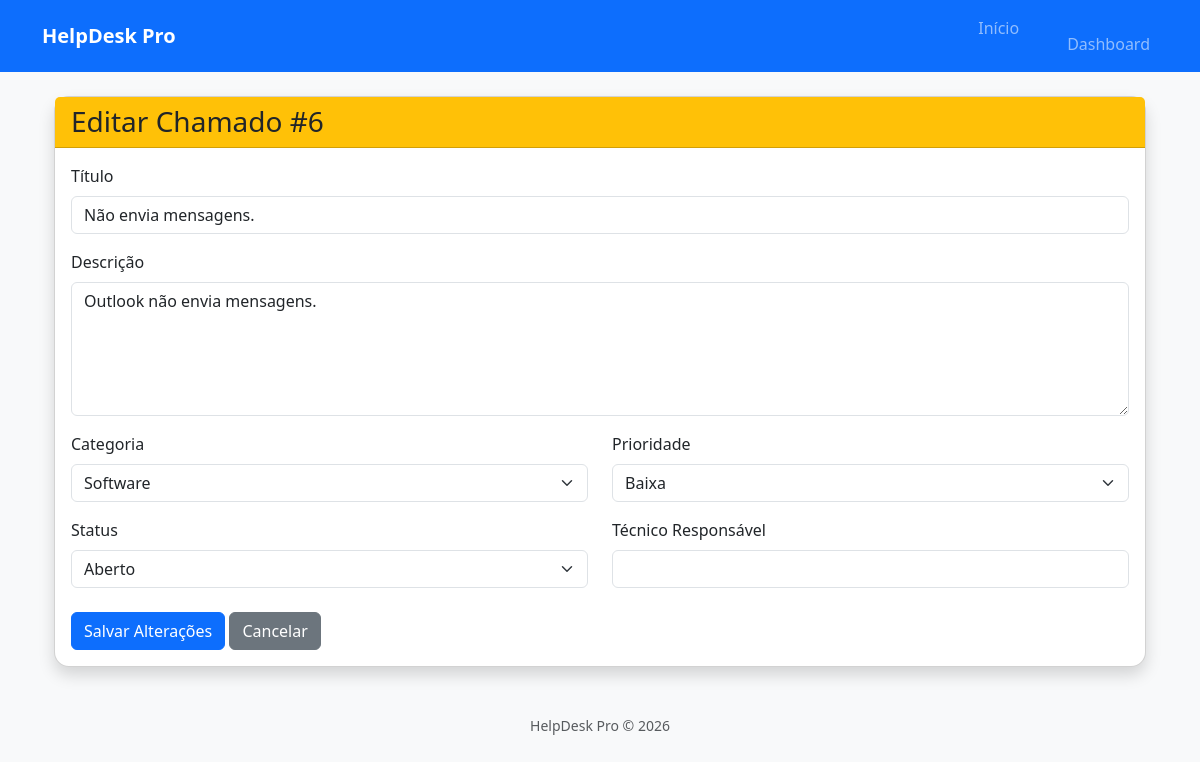
Page /chamados/editar/6 (signed in) on the committed database.
### models/chamado.py (models this page shows)
class Chamado(db.Model):
    __tablename__ = "chamados"
    id = db.Column(db.Integer, primary_key=True)
    titulo = db.Column(db.String(120), nullable=False)
    descricao = db.Column(db.Text, nullable=False)
    categoria = db.Column(db.String(50), nullable=False)
    prioridade = db.Column(db.String(20), nullable=False)
    status = db.Column(
        db.String(20),
        nullable=False,
        default="Aberto"
    )
    solicitante = db.Column(db.String(100), nullable=False)
    tecnico = db.Column(db.String(100))
    data_abertura = db.Column(
        db.DateTime,
        default=datetime.utcnow
    )
    data_fechamento = db.Column(
        db.DateTime
    )

### routes/chamados.py (the view, shortened to what this page needs)
@chamados_bp.route(
    "/chamados/editar/<int:id>",
    methods=["GET", "POST"]
)
@login_required
def editar_chamado(id):
    chamado = Chamado.query.get_or_404(id)
    return render_template(
        "chamados/editar.html",
        chamado=chamado
    )

### app.py (called while the page is built)
@login_manager.user_loader
def load_user(user_id):
    return Usuario.query.get(int(user_id))

### templates/chamados/editar.html (shortened to what this page needs)
{% extends "layout/base.html" %}
{% block conteudo %}
<div class="container mt-4">
    <div class="card shadow">
        <div class="card-header bg-warning">
            <h3 class="mb-0">
                Editar Chamado #{{ chamado.id }}
            </h3>
        </div>
        <div class="card-body">
            <form method="POST">
                <div class="mb-3">
                    <label class="form-label">Título</label>
                    <input
                        type="text"
                        name="titulo"
                        class="form-control"
                        value="{{ chamado.titulo }}"
                        required>
                </div>
                <div class="mb-3">
                    <label class="form-label">Descrição</label>
                    <textarea
                        name="descricao"
                        class="form-control"
                        rows="5"
                        required>{{ chamado.descricao }}</textarea>
                </div>
                <div class="row">
                    <div class="col-md-6">
                        <label class="form-label">Categoria</label>
                        <select
                            name="categoria"
                            class="form-select">
                            <option value="Software"
                                {% if chamado.categoria == "Software" %}selected{% endif %}>
                                Software
                            </option>
                        </select>
                    </div>
                    <div class="col-md-6">
                        <label class="form-label">Prioridade</label>
                        <select
                            name="prioridade"
                            class="form-select">
                            <option value="Baixa"
                                {% if chamado.prioridade == "Baixa" %}selected{% endif %}>
                                Baixa
                            </option>
                        </select>
                    </div>
                </div>
                <div class="row mt-3">
                    <div class="col-md-6">
                        <label class="form-label">Status</label>
                        <select
                            name="status"
                            class="form-select">
                            <option value="Aberto"
                                {% if chamado.status == "Aberto" %}selected{% endif %}>
                                Aberto
                            </option>
                        </select>
                    </div>
                    <div class="col-md-6">
                        <label class="form-label">Técnico Responsável</label>
                        <input
                            type="text"
                            name="tecnico"
                            class="form-control"
                            value="{{ chamado.tecnico or '' }}">
                    </div>
                </div>
                <div class="mt-4">
                    <button
                        type="submit"
                        class="btn btn-primary">
                        Salvar Alterações
                    </button>
                    <a
                        href="{{ url_for('chamados.listar_chamados') }}"
                        class="btn btn-secondary">
                        Cancelar
                    </a>
                </div>
            </form>
        </div>
    </div>
</div>
{% endblock %}

### static/css/style.css (style rules this page uses)
body { background:#f8f9fa; }
.card { border-radius:15px; }

### rows in the picture
Chamado: id "6", titulo "Não envia mensagens.", descricao "Outlook não envia mensagens.", categoria "Software", prioridade "Baixa", status "Aberto"
